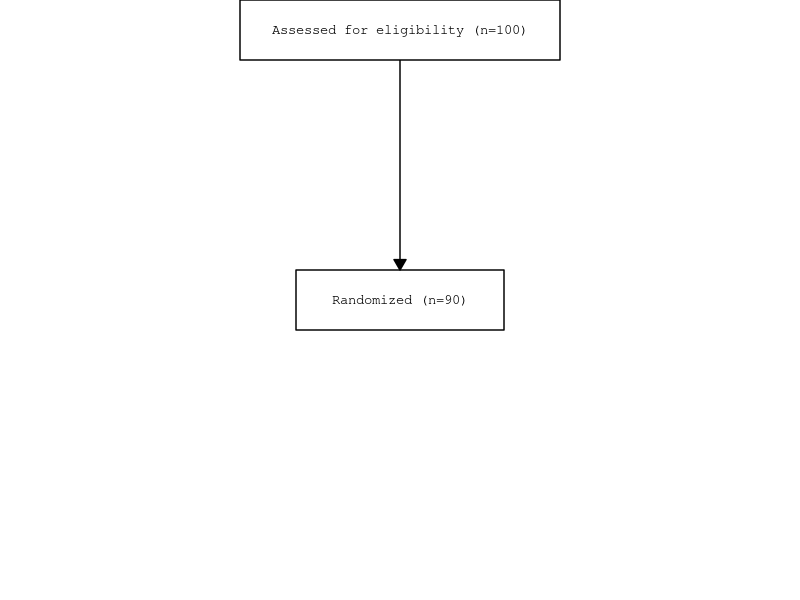

This figure's R source:
# P062 - diagram_plot: flow diagram built from diagram_box / diagram_line components
suppressPackageStartupMessages({
  library(dplyr)
  library(ggplot2)
})

out <- Sys.getenv("OUT_DIR")
if (out == "") out <- "."
dir.create(out, showWarnings = FALSE, recursive = TRUE)

# ---- %diagram_box -----------------------------------------------------------
diagram_box <- function(boxid, left_x, top_y, right_x, bottom_y, text,
                        text_just = "center", text_size = 10,
                        text_color = "black", linecolor = "black",
                        linepattern = "solid", linethickness = 1) {
  # Corner coordinates of the box (polygon vertices)
  box <- data.frame(
    DIAGID = as.character(boxid),
    boxid  = boxid,
    box_x  = c(left_x, right_x, right_x, left_x),
    box_y  = c(top_y, top_y, bottom_y, bottom_y),
    stringsAsFactors = FALSE
  )

  # Text position from the intersection of the diagonals
  x1 <- left_x;  y1 <- top_y
  x2 <- right_x; y2 <- top_y
  x3 <- right_x; y3 <- bottom_y
  x4 <- left_x;  y4 <- bottom_y
  den <- (x1 - x3) * (y2 - y4) - (y1 - y3) * (x2 - x4)
  text_x <- NA_real_; text_y <- NA_real_; text_x2 <- NA_real_; text_y2 <- NA_real_
  t1 <- NA_character_; t2 <- NA_character_
  if (den == 0) {
    message("WARNING: The diagonals are parallel or coincide. A quadrilateral cannot be formed.")
  } else {
    num1 <- x1 * y3 - y1 * x3
    num2 <- x2 * y4 - y2 * x4
    if (toupper(text_just) != "LEFT") {
      text_x <- (num1 * (x2 - x4) - (x1 - x3) * num2) / den
      text_y <- (num1 * (y2 - y4) - (y1 - y3) * num2) / den
      t1 <- text
    } else {
      text_x2 <- x1 + 1
      text_y2 <- (num1 * (y2 - y4) - (y1 - y3) * num2) / den
      t2 <- text
    }
  }
  txt <- data.frame(
    text_x = text_x, text_y = text_y, text_x2 = text_x2, text_y2 = text_y2,
    text = t1, text2 = t2, sizeresponse = text_size,
    x1 = x1, y1 = y1, x2 = x2, y2 = y2, x3 = x3, y3 = y3, x4 = x4, y4 = y4,
    DIAGID = as.character(boxid), stringsAsFactors = FALSE
  )
  style <- data.frame(
    id = "DIAGID", value = as.character(boxid),
    textcolor = text_color, linecolor = linecolor,
    linepattern = linepattern, linethickness = linethickness,
    stringsAsFactors = FALSE
  )
  list(box = box, text = txt, style = style)
}

# ---- %diagram_line ----------------------------------------------------------
diagram_line <- function(lineid, start_x, start_y, end_x, end_y,
                         midpoint_x = NULL, midpoint_y = NULL,
                         linecolor = "black", linepattern = "solid",
                         linethickness = 1) {
  xs <- c(start_x, if (!is.null(midpoint_x) && !is.null(midpoint_y)) midpoint_x, end_x)
  ys <- c(start_y, if (!is.null(midpoint_x) && !is.null(midpoint_y)) midpoint_y, end_y)
  ln <- data.frame(
    `_LINEID` = as.character(lineid), lineid = lineid,
    line_x = xs, line_y = ys, check.names = FALSE, stringsAsFactors = FALSE
  )
  style <- data.frame(
    id = "_LINEID", value = as.character(lineid),
    linecolor = linecolor, linepattern = linepattern,
    linethickness = linethickness, stringsAsFactors = FALSE
  )
  list(line = ln, style = style)
}

# ---- Build components (driver usage example) --------------------------------
b1 <- diagram_box(boxid = 1, left_x = 30, top_y = 100, right_x = 70, bottom_y = 90,
                  text = "Assessed for eligibility (n=100)")
l1 <- diagram_line(lineid = 1, start_x = 50, start_y = 90, end_x = 50, end_y = 55)
b2 <- diagram_box(boxid = 2, left_x = 37, top_y = 55, right_x = 63, bottom_y = 45,
                  text = "Randomized (n=90)")

# ---- %diagram_plot ----------------------------------------------------------
# SET diagram_: reads datasets in alphabetical name order:
#   DIAGRAM_BOX_1, DIAGRAM_BOX_2, DIAGRAM_BOX_TEXT_1, DIAGRAM_BOX_TEXT_2, DIAGRAM_LINE_1
plot_diag <- bind_rows(b1$box, b2$box, b1$text, b2$text, l1$line)
col_order <- c("text", "text2", "DIAGID", "boxid", "box_x", "box_y",
               "text_x", "text_y", "text_x2", "text_y2", "sizeresponse",
               "x1", "y1", "x2", "y2", "x3", "y3", "x4", "y4",
               "_LINEID", "lineid", "line_x", "line_y")
plot_diag <- plot_diag[, col_order]

# Attribute map (diag_style_* then line_style_*)
plot_diag_attr <- bind_rows(b1$style, b2$style, l1$style)

write.csv(plot_diag, file.path(out, "sgplot.csv"), row.names = FALSE, na = "")

# ---- Plot -------------------------------------------------------------------
boxes  <- plot_diag %>% filter(!is.na(boxid))
texts  <- plot_diag %>% filter(!is.na(text_x))
texts2 <- plot_diag %>% filter(!is.na(text_x2))
lines  <- plot_diag %>% filter(!is.na(lineid))

split_txt <- function(x) gsub("#", "\n", x, fixed = TRUE)

p <- ggplot() +
  geom_polygon(data = boxes, aes(x = box_x, y = box_y, group = boxid),
               fill = NA, colour = "black", linewidth = 0.5) +
  geom_path(data = lines, aes(x = line_x, y = line_y, group = lineid),
            colour = "black", linewidth = 0.5,
            arrow = arrow(type = "closed", length = unit(0.12, "inches")))

if (nrow(texts) > 0) {
  p <- p + geom_text(data = texts,
                     aes(x = text_x, y = text_y, label = split_txt(text)),
                     size = texts$sizeresponse / .pt, family = "mono",
                     colour = "black")
}
if (nrow(texts2) > 0) {
  p <- p + geom_text(data = texts2,
                     aes(x = text_x2, y = text_y2, label = split_txt(text2)),
                     size = texts2$sizeresponse / .pt, family = "mono",
                     hjust = 0, colour = "black")
}

p <- p +
  scale_x_continuous(limits = c(0, 100), expand = c(0, 0)) +
  scale_y_continuous(limits = c(0, 100), expand = c(0, 0)) +
  theme_void() +
  theme(legend.position = "none",
        plot.background = element_rect(fill = "white", colour = NA))

ggsave(file.path(out, "sgplot.png"), p, width = 8, height = 6, dpi = 96)

message("P062 done: sgplot.png and sgplot.csv written to ", out)
